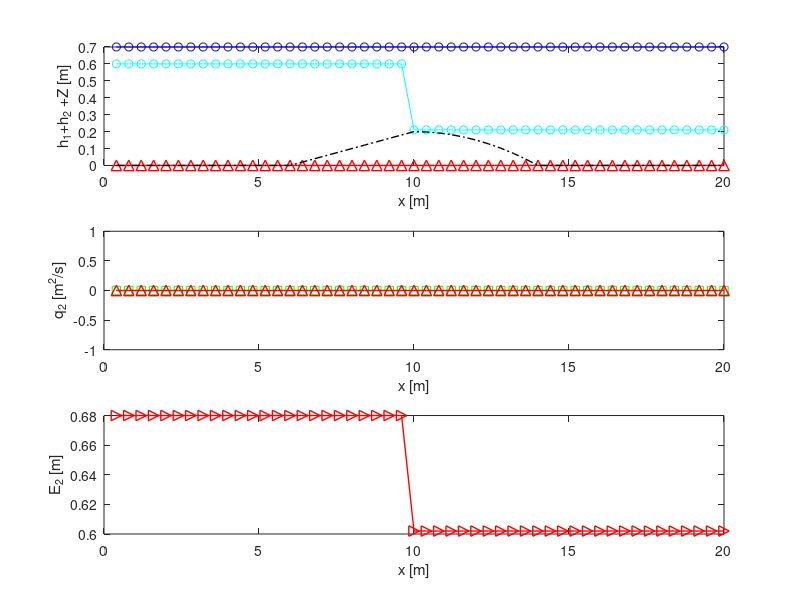

Write the MATLAB code that produced this figure. (Note: this script raises an error after producing the figure.)

%%%%%%%%%%%%%%%%%%%%%%%%%%%%%%%%%%%%%%%%%%%%%%%%%%%%%%%%%%%%%%%%%%%%%%%%%%%%%
% The well-balanced algorithem preserves stationary shockwaves for two-layer
% shallow water equations.

%this is part of a paper titled "preserving stationary discontinuities in
%two-Layer shallow water equations with a novel well-balanced approach".

% majid akbari* 2023.
%* Department of Civil Engineering, University of Sistan and
%Baluchestan, Zahedan, Iran.
%Email: majidakbari@pgs.usb.ac.ir   ORCIDE: 0000-0002-8659-3753 

% the code will be updated soon...
%%%%%%%%%%%%%%%%%%%%%%%%%%%%%%%%%%%%%%%%%%%%%%%%%%%%%%%%%%%%%%%%%%%%%%%%%%%%%

clc
clear;
for kr=1:4 % loop for 4 diffrent density ratio
for kn=1:6 % loop for 6 diffrent mesh sizes

nk=[50 100 200 400 800 3200]; % mesh
rk=[0.8 0.92 0.98 0.99]; % table of density ratio

rr=rk(kr); % density ratio
n = nk(kn)+3; % mesh size

t=0; % start time
a=(n-3)/20;
dx = 1/a; % space interval
g = 9.81; % gravity
CFL=0.5;% courant number

H(1:n+2) = zeros;
U(1:n+2) = zeros; 
Z(1:n+2) = zeros;
Ul1(1:n+2) = zeros;


i=6*a:10*a;
     Z(i+1)=0.05.*((i/a-8+2)); %#ok<SAGROW>
i=10*a:14*a;    
    Z(i+1)=0.2-0.0125.*((i/a-12+2)).^2; %#ok<SAGROW>

% empty matrices
S1(1:n+2) = zeros;c1(1:n+2) = zeros;
S(1:n+2) = zeros;S3(1:n+2) = zeros;
Z1(1:n+2) = zeros;
B(1:n+2) = zeros;M(1:n+2) = zeros;
C(1:n+2) = zeros;J(1:n+2) = zeros;
D(1:n+2) = zeros;L1(1:n+2) = zeros;
E(1:n+2) = zeros;u2(1:n+2) = zeros;S2(1:n+2) = zeros;BB(1:n+2) = zeros;
k(1:n+2) = zeros;Fu1(1:n+2) = zeros;
h1(1:n+2) = zeros;h2(1:n+2) = zeros;

B1(1:n+2) = zeros;C1(1:n+2) = zeros;C2(1:n+2) = zeros;C3(1:n+2) = zeros;
z(1:n+2)=zeros;h(1:n+2)=zeros;L(1:n+2) = zeros;JJ(1:n+2) = zeros;
A(1:n+2)=zeros;h3(1:n+2) = zeros;
P(1:n+2)=zeros;Q(1:n+2)=zeros;DT(1:n+2) = zeros;
C4(1:n+2) = zeros;F2(1:n+2) = zeros;
U1(1:n+2) = zeros;zl1(1:n+2) = zeros;zl(1:n+2) = zeros;
SS(1:n+2) = zeros;
c2(1:n+2)=zeros;z1(1:n+2)=zeros;
SR(1:n+2)=zeros;SRe(1:n+2)=zeros;
SL(1:n+2)=zeros;SLe(1:n+2)=zeros;
X(1:n+2)=zeros;T1(1:n+2)=zeros;Tl11(1:n+2)=zeros;
F(1:n+2) = zeros;
Fu(1:n+2) = zeros;

q1(1:n+2) = zeros;
Fl1p(1:n+2)=zeros;Fl1m(1:n+2) = zeros;q2(1:n+2) = zeros;

hl2(1:n+2)=zeros;hl3(1:n+2) = zeros;
SLe1(1:n+2)=zeros;SLe2(1:n+2)=zeros;SRe2(1:n+2)=zeros;SRe1(1:n+2)=zeros;
Sl1(1:n+2) = zeros;

Fu2(1:n+2)=zeros;

FHpl1(1:n+2)=zeros;
FHml1(1:n+2)=zeros;
FUpl1(1:n+2)=zeros;
FUml1(1:n+2)=zeros;

Fup2(1:n+2)=zeros;
Fum2(1:n+2)=zeros;

Fp(1:n+2)=zeros;
Fm(1:n+2)=zeros;

FHp(1:n+2)=zeros;
FHm(1:n+2)=zeros;
FUp(1:n+2)=zeros;
FUm(1:n+2)=zeros;

% inital dam break
H(1:(n-2)/2)=0.6-Z(1:(n-2)/2);
H((n-2)/2:end)=0.21-Z((n-2)/2:end);% lower layer water height 
Hl1= 0.7-H-Z;% upper layer water height 


if kr==1
 tend=500.0005; 
elseif kr==2   
tend=1500.0005; 
elseif kr==3
tend=2000.0005;
elseif kr==4
tend=4000.0005;
end
tend=1000;
while  t <= tend
   

    v1 = max(abs(Ul1./Hl1) +...
        sqrt(g*(Hl1)));
    v2= max(abs(U./H) +...
        sqrt(g*(rr.*Hl1+H)));

   if t>0
       CFL=0.7;
   end
    
  v = max(v1,v2);
  dt = CFL*(dx/v); % timestep is chosen dynamically
 
   t = t+ dt;

% draw subplot 1
xx=(1:n-3)./a-1.*dx;
if t>0
subplot(3,1,1)

x=(1:n-3)./a;
i=2:n-2;
plot(x,(H(i)+Z(i)),'co-',x,(Hl1(i)+H(i)+Z(i)),'bo-',x,SS(i),'r^-','MarkerSize',7.5,'LineWidth',1.0)

hold on
plot(x,Z(i),'k-.','LineWidth',1.0)

xlabel('x [m]');
ylabel('h_1+h_2 +Z [m]');


hold off

grid off

subplot(3,1,2)

x=(1:n-3)./a;
i=2:n-2;

plot(x,(U(i)),'gs-',x,BB(i),'r^-','MarkerSize',7.5,'LineWidth',1.0)
hold off

xlabel('x [m]');
ylabel('q_2 [m^2/s]');

subplot(3,1,3)
plot(x,(0.5.*1./g.*(U(i)./H(i)).^2+rr.*Hl1(i)+H(i)+Z(i)),'r>-','MarkerSize',7.5,'LineWidth',1.0)

xlabel('x [m]');
ylabel('E_2 [m]');

if t<=dt
hfig1=figure(1);
set(hfig1,'position',[5 5 700 1800])
end
end


drawnow
i = 2:n;

%%%
Fum2(i)=U(i).^2./((H(i)))+0.5.*g.*((H(i)).^2); % layer 2 flux
Fup2(i)=U(i+1).^2./((H(i+1)))+0.5.*g.*((H(i+1)).^2);

Fl1p(i)=Ul1(i+1).^2./((Hl1(i+1)))+0.5.*g.*((Hl1(i+1)).^2); % layer 1 flux
Fl1m(i)=Ul1(i).^2./((Hl1(i)))+0.5.*g.*((Hl1(i)).^2);
%%
%Algorithen to Compute Shock Position
%%%%%%%%%%%%%%%%%%%%
J(i)=0.5.*(Ul1(i+1)+Ul1(i));
q01(i)=J(i).^2./(Hl1(i).*Hl1(i+1));
%%%%%%%%%%%%%%%%%%%%
J(i)=0.5.*(U(i+1)+U(i));
q02(i)=J(i).^2./(H(i).*H(i+1));
%%%%%%%%%%%%%%%%%%%%


B2(i)=0.5.*g.*(H(i)+H(i+1)).*(1-rr).*(H(i+1)-H(i));

J(i)=0.5.*(U(i)+U(i+1));

Fu(i)=(J(i)).^2./H(i)+0.0.*(g.*H(i).^2);
Fu1(i)=(J(i)).^2./H(i+1)+0.0.*(g.*H(i+1).^2);

P(i)=-((Fu1(i)-Fu(i))+B2(i))./(H(i+1)-H(i));

%%%%%%%%%%%%
C0(i)=0.5.*(Hl1(i+1)+Hl1(i));
C01(i)=0.5.*(H(i+1)+H(i));

B02(i)=0.5.*g.*(H(i)+H(i+1)).*rr.*(Hl1(i+1)-Hl1(i));

B01(i)=0.5.*g.*(Hl1(i)+Hl1(i+1)).*(H(i+1)-H(i));

Sl1s(i)=(1.*-g.*(0.5.*Hl1(i+1)+0.5.*Hl1(i)).*(Z(i+1)-Z(i))+(q01(i)-g.*C0(i)).*(Hl1(i+1)-Hl1(i)));

S2s(i)=(1.*-g.*(0.5.*H(i)+0.5.*H(i+1)).*(Z(i+1)-Z(i))-g.*0.5.*(H(i)+H(i+1)).*rr.*(Hl1(i+1)-Hl1(i)));

%%%%%%%%%%%%%%%%%%%%%% TLSWES  %%%%%%%%%%%%%%%%%%%%%%%%%
%%%%%%%%%%%%%%%%%%%%%% layer 1 %%%%%%%%%%%%%%%%%%%%%%%%%

Q1(i)=-(q01(i)-g.*C0(i)).*(Hl1(i+1)-Hl1(i));

F21(i)=(Q1(i))./(Hl1(i+1)-Hl1(i));

Q2(i)=-(q02(i)-g.*C01(i)).*(H(i+1)-H(i));

F42(i)=(Q2(i)-S2s(i))./(H(i+1)-H(i));

F22(i)=(+B01(i)-Sl1s(i))./(H(i+1)-H(i));

F41(i)=(+B02(i))./(Hl1(i+1)-Hl1(i));

P(i)=-(F21(i).*F42(i)-F22(i).*F41(i));
P(isinf(P))=0;
P(isnan(P))=0;

h(i)=H(i-1);
h1(i)=H(i-1);
h2(i)=H(i+1);

C1(i)=(P(i-1));
C2(i)=(P(i));
C3(i)=(P(i+1));

Q1(i)=-(q01(i)-g.*C0(i)).*(Hl1(i+1)-Hl1(i));

F21(i)=(Q1(i))./(Hl1(i+1)-Hl1(i));

Q2(i)=-(q02(i)-g.*C01(i)).*(H(i+1)-H(i));

F42(i)=(Q2(i))./(H(i+1)-H(i));

F22(i)=(+B01(i))./(H(i+1)-H(i));

F41(i)=(+B02(i))./(Hl1(i+1)-Hl1(i));

P(i)=-(F21(i).*F42(i)-F22(i).*F41(i));
P(isinf(P))=0;
P(isnan(P))=0;
C(i)=(P(i-1));
F(i)=(C(i-1));
C4(i)=(P(i+1));

%%% shock position
J(i)=min(C(i),max(P(i),C2(i)));
JJ(i)=min(F(i),max(C(i),C1(i)));

ttS=find(JJ>0 & J<0);

%%
Fr1=H;
Fr2=H;
G=H;G1=H;
G2=H;G3=H;
c2(i)=(1-rr).*(g.*H(i)); %layer 2

c1(i)=(1-rr).*(Hl1(i).*g); %layer 1

Fr1(i)=(Ul1(i)./Hl1(i)).^2./c1(i); %layer 1

Fr2(i)=(U(i)./H(i)).^2./c2(i);%layer 2

G(i)=-(Fr1(i)+Fr2(i)-(1-rr).*Fr1(i).*Fr2(i)-1);
c2(i)=(g.*H(i)); %layer 2

c1(i)=(Hl1(i).*g); %layer 1

G(i)=((U(i)./H(i)).^2-c2(i)).*((Ul1(i)./Hl1(i)).^2-c1(i))-g.^2.*H(i).*Hl1(i).*rr;
G1(i)=G(i+1);
%%
h(i)=Hl1(i+1);
ttY1=find(C>0 & P<0 & H>h2);
ttY2=find(P>0 & C4<0 & H<h2);

ttC1=find(C>0 & P<0);
ttC2=find(P>0 & C4<0);
ttC10=find(JJ>0 & J<0);
ttC20=find(C2>0 & C3<0);

tE1=find(C>0 & P<0  & H<h2);% selective energy balanced
tE2=find(P>0 & C4<0 & H<h2);% selective energy balanced

h(i)=H(i+2);

tYY1=find(C1>0 & J<0);
tYY2=find(J>0 & C3<0);
tYY10=find(C>0 & P<0);
tYY20=find(P>0 & C4<0);

tef=find(G>0 & G1<0 & h1>h2); % critical point-entropy fix

ttY=[ttY2 ttY1];
ttC=[ttC2,ttC1,ttC20,ttS];
tE=[tE1,tE2];
tYY=[tYY1,tYY2,tYY10,tYY20];

ttD=ttY;

SS(:)=nan;
BB(:)=nan;


if t>0
  %shock pos  
disp("Xs=");disp(xx(ttS))  
H(ttS)+Z(ttS)

SS(ttS)=H(ttS)+Z(ttS);
BB(ttS)=U(ttS);
end


FD=H;
FD(i)=1;
FD(ttC)=0;

FE=H;
FE(i)=1;
FE(tE)=0; % selective energy balanced

FC(i)=1; %#ok<*SAGROW> 
FC(tef)=0; %entropy fix
%%
% algorithem to compute the direction of internal shock

%%%%%%%%%%%%%%%%%%%%
J(i)=0.5.*(Ul1(i+1)+Ul1(i-1));
qf1(i)=J(i).^2./(Hl1(i-1).*Hl1(i+1));
%%%%%%%%%%%%%%%%%%%%
J(i)=0.5.*(U(i+1)+U(i-1));
qf2(i)=J(i).^2./(H(i-1).*H(i+1));
%%%%%%%%%%%%%%%%%%%%

C(i)=0.5.*(Hl1(i+1)+Hl1(i-1));

C1(i)=0.5.*(H(i+1)+H(i-1));

Q1(i)=qf1(i)-(-g.*C(i)).*(Hl1(i+1)-Hl1(i-1));

Q10(i)=-(qf1(i)-g.*C(i)).*(Hl1(i+1)-Hl1(i-1));

Q2(i)=-(qf2(i)-g.*C1(i)).*(H(i+1)-H(i-1));

B2(i)=0.5.*g.*(H(i-1)+H(i+1)).*rr.*(Hl1(i+1)-Hl1(i-1));


Sl1s(i)=-g.*0.5.*(Hl1(i+1)+Hl1(i-1)).*(Z(i+1)-Z(i-1));

B1(i)=0.5.*g.*(Hl1(i+1)+Hl1(i-1)).*(H(i+1)-H(i-1))-Sl1s(i);

D(i)=(0.5.*(Ul1(i+1)+Ul1(i-1))-0.25.*(Hl1(i+1)+Hl1(i-1)).*(0.5.*(Ul1(i+1)+Ul1(i-1))./Hl1(i+1)+0.5.*(Ul1(i+1)+Ul1(i-1))./Hl1(i-1))).*(0.5.*(Ul1(i+1)+Ul1(i-1))./(Hl1(i+1))-0.5.*(Ul1(i+1)+Ul1(i-1))./(Hl1(i-1)));


S2s(i)=-g.*0.5.*(H(i+1)+H(i-1)).*(Z(i+1)-Z(i-1));

B1E(i)=B1(i)-D(i);
%%%%%%%%%%%%%%%%%%%%%%%%%%%%%%%
F21s(i)=(Q10(i)-D(i))./(Hl1(i+1)-Hl1(i-1));

F42s(i)=(Q2(i)+B2(i)-S2s(i))./(H(i+1)-H(i-1));

F22s(i)=(Q10(i)+B1E(i))./(H(i+1)-H(i-1));

F41s(i)=B2(i)./(Hl1(i+1)-Hl1(i-1));
%%%%%%%%%%% Shock Direction %%%%%%%%%%
J(i)=(-(F21s(i).*F42s(i)-F22s(i).*F41s(i)));
X(:)=J(:);
X(J>0)=0;
X(J<0)=1;

J(i)=X(i);

z1(:)=Z(:);
z(:)=Z(:);
zl1=Z;
zl=Z;
h2=H;
h3=H;
hl2=Hl1;
hl3=Hl1;
hl02=Hl1;
hl03=Hl1;

h1(:)=H(:);
hl01(:)=Hl1(:);
Z1(:)=Z(:);

j=ttS; % shock postion (left or right jump state)

Z1(j)=J(j).*Z(j-1)+(1-J(j)).*Z(j+1);% Moving fixes

z1(j)=J(j).*Z(j)+(1-J(j)).*Z(j+1);% stationary fixes
z(j)=J(j).*Z(j-1)+(1-J(j)).*Z(j);% stationary fixes

h1(j)=J(j).*H(j-1)+(1-J(j)).*H(j+1);% Moving fixes

h2(j)=J(j).*H(j)+(1-J(j)).*H(j+1);% stationary fixes
h3(j)=J(j).*H(j-1)+(1-J(j)).*H(j);% stationary fixes

hl01(j)=J(j).*Hl1(j-1)+(1-J(j)).*Hl1(j+1); % Moving fixes
hl02(j)=J(j).*Hl1(j)+(1-J(j)).*Hl1(j+1);% stationary fixes
hl03(j)=J(j).*Hl1(j-1)+(1-J(j)).*Hl1(j);% stationary fixes
%%
% reconstructing the lower layer momentum equation and its non-conservative products.
%%%%%%%%%%%%%%   TLSWEs fixer

Fu(i)=((U(i).^2)./h2(i))+0.5.*g.*(h2(i)).^2;
Fu1(i)=((U(i).^2)./h3(i))+0.5.*g.*(h3(i)).^2;

T2(i)=Fu1(i+1)-Fu(i);

Fu(i)=((U(i).^2)./h1(i))+0.5.*g.*(h1(i)).^2;
Fu1(i)=((U(i).^2)./h1(i))+0.5.*g.*(h1(i)).^2;

T1(i)=Fu1(i+1)-Fu(i);

Fu(i)=((U(i).^2)./h1(i))+0.5.*g.*((h1(i)).^2);

%%%% source term layer2
S2s(i)=-g.*0.5.*(h3(i+1)+h2(i)).*(z(i+1)-z1(i));

E(i)=Z(i+1)-Z(i);
E(E>0)=1;
E(E<0)=0;

S3(i)=(-g.*((1-E(i)).*(h3(i+1))+(E(i)).*(h2(i))-abs(z(i+1)-z1(i))./2).*(z(i+1)-z1(i)));

D(i)=(0.5.*(U(i+1)+U(i))-0.25.*(h3(i+1)+h2(i)).*(U(i+1)./h3(i+1)+U(i)./h2(i))).*(0.5.*(U(i+1)+U(i))./(h3(i+1))-0.5.*(U(i+1)+U(i))./(h2(i)));
D(isnan(D))=1;
D(isinf(D))=1;
D(D<0.0)=0;
D(D>1)=1;

S2(ttY)=S2s(ttY);
S2(i)=-g.*0.5.*(h3(i+1)+h2(i)).*(z(i+1)-z1(i));
S2m(i)=-g.*0.5.*(h2(i)+h2(i)).*(z(i+1)-z1(i));
S2p(i)=-g.*0.5.*(h3(i+1)+h3(i+1)).*(z(i+1)-z1(i));

S1(i)=-g.*0.5.*(h1(i+1)+h1(i)).*(Z1(i+1)-Z1(i));


S1p(i)=-g.*0.5.*(h1(i+1)+h1(i+1)).*(Z1(i+1)-Z1(i));
S1m(i)=-g.*0.5.*(h1(i)+h1(i)).*(Z1(i+1)-Z1(i));
%%%%%%

Fu1(i)=(Ul1(i).^2./hl2(i))+0.5.*g.*((hl2(i)).^2);
Fu2(i)=(Ul1(i).^2./hl3(i))+0.5.*g.*((hl3(i)).^2);
Tl11(i)=Fu2(i+1)-Fu1(i);
%%
%%%% selectve energy balanced sourcer term  layer 1
Sl1s(i)=-g.*0.5.*(hl3(i+1)+hl2(i)).*(zl(i+1)-zl1(i));

E(i)=Z(i+1)-Z(i);
E(E>0)=1;
E(E<0)=0;

S3(i)=(-g.*((1-E(i)).*(hl3(i+1))+(E(i)).*(hl2(i))-abs(zl(i+1)-zl1(i))./2).*(zl(i+1)-zl1(i)));
D(i)=(0.5.*(Ul1(i+1)+Ul1(i))-0.25.*(hl3(i+1)+hl2(i)).*(U(i+1)./h3(i+1)+Ul1(i)./hl2(i))).*(0.5.*(Ul1(i+1)+Ul1(i))./(hl3(i+1))-0.5.*(Ul1(i+1)+Ul1(i))./(hl2(i)))./(S3(i)-Sl1(i));


Sl1(ttY)=Sl1s(ttY);
Sl1(i)=-g.*0.5.*(hl3(i+1)+hl2(i)).*(zl(i+1)-zl1(i));
Sl1m(i)=-g.*0.5.*(hl3(i)+hl2(i)).*(zl(i+1)-zl1(i));
Sl1p(i)=-g.*0.5.*(hl3(i+1)+hl2(i+1)).*(zl(i+1)-zl1(i));
%%%%%

%%%%%%%%%%%%%%
D(i)=(0.5.*(U(i+1)+U(i))).^2.*(1./h1(i+1)-1./h1(i))-(0.5.*(h1(i+1)+h1(i))).*(0.5.*(U(i+1)+U(i))).^2.*(1./(2.*h1(i+1).^2)-1./(2.*h1(i).^2));
B21(i)=0.5.*g.*(h1(i+1)+h1(i)).*rr.*(hl01(i+1)-hl01(i))-0.*D(i);
B21e(i)=(0.5.*g.*(h1(i)+h1(i+1)).*rr.*(hl01(i+1)-hl01(i)))-S1(i)-0.*D(i);
B21p(i)=(0.5.*g.*(h1(i+1)+h1(i+1)).*rr.*(hl01(i+1)-hl01(i)))-S1p(i);

B21m(i)=(0.5.*g.*(h1(i)+h1(i)).*rr.*(hl01(i+1)-hl01(i)))-S1m(i);

D(i)=(-D(i)+B21e(i)-B21m(i))./(B21p(i)-B21m(i));
D(isnan(D))=0;
D(isinf(D))=0;
D(D<0.0)=0;
D(D>1)=1;

B21e(i)=FE(i).*((1-D(i)).*B21m(i)+D(i).*B21p(i))+(1-FE(i)).*B21e(i);

D(i)=(0.5.*(U(i+1)+U(i))).^2.*(1./h3(i+1)-1./h2(i))-(0.5.*(h3(i+1)+h2(i))).*(0.5.*(U(i+1)+U(i))).^2.*(1./(2.*h3(i+1).^2)-1./(2.*h2(i).^2));

D(ttD)=0;


B2(i)=0.5.*g.*(h3(i+1)+h2(i)).*rr.*(hl03(i+1)-hl02(i))+0.*D(i);
B2e(i)=(0.5.*g.*(h3(i+1)+h2(i)).*rr.*(hl03(i+1)-hl02(i)))-S2(i)-0.*D(i);
B2p(i)=(0.5.*g.*(h3(i+1)+h3(i+1)).*rr.*(hl03(i+1)-hl02(i)))-S2p(i);
B2m(i)=(0.5.*g.*(h2(i)+h2(i)).*rr.*(hl03(i+1)-hl02(i)))-S2m(i);

D(i)=(-D(i)+B2e(i)-B2m(i))./(B2p(i)-B2m(i));
D(isnan(D))=0;
D(isinf(D))=0;
D(D<0.0)=0;
D(D>1)=1;

B2e(i)=FE(i).*((1-D(i)).*B2m(i)+D(i).*B2p(i))+(1-FE(i)).*B2e(i);

%%%% selectve energy balanced sourcer term  layer 1
D(i)=(0.5.*(Ul1(i+1)+Ul1(i))-0.25.*(hl3(i+1)+hl2(i)).*(0.5.*(Ul1(i)+Ul1(i+1))./hl3(i+1)+0.5.*(Ul1(i+1)+Ul1(i))./hl2(i))).*(0.5.*(Ul1(i+1)+Ul1(i))./(hl3(i+1))-0.5.*(Ul1(i+1)+Ul1(i))./(hl2(i)));


B1(i)=0.5.*g.*(hl3(i+1)+hl2(i)).*(H(i+1)-H(i))+0.*D(i);
Sl1(i)=-g.*0.5.*(hl3(i+1)+hl2(i)).*(zl(i+1)-zl1(i));
B1e(i)=(0.5.*g.*(hl3(i+1)+hl2(i)).*(H(i+1)-H(i)))-Sl1(i)-0.*D(i);
B1p(i)=(0.5.*g.*(hl3(i+1)+hl2(i+1)).*(H(i+1)-H(i)))-Sl1p(i);
B1m(i)=(0.5.*g.*(hl3(i)+hl2(i)).*(H(i+1)-H(i)))-Sl1m(i);

D(i)=(-D(i)+B1e(i)-B1m(i))./(B1p(i)-B1m(i));
D(isnan(D))=1;
D(isinf(D))=1;
D(D<0.0)=0;
D(D>1)=1;


B1e(i)=((1-D(i)).*B1m(i)+D(i).*B1p(i));


%%
% numerical viscosity term controler
%%%%%%%%%%%%%%%%%%%%
J(i)=0.5.*(Ul1(i+1)+Ul1(i));
q1(i)=J(i).^2./(hl2(i).*hl3(i+1));
%%%%%%%%%%%%%%%%%%%%
J(i)=0.5.*(U(i+1)+U(i));
q2(i)=J(i).^2./(h2(i).*h3(i+1));
%%%%%%%%%%%%%%%%%%%%
J(i)=0.5.*(U(i+1)+U(i));
q21(i)=J(i).^2./(h1(i).*h1(i+1));
%%%%%%%%%%%%%%%%%%%%
J(i)=0.5.*(Ul1(i+1)+Ul1(i));
q01(i)=J(i).^2./(Hl1(i).*Hl1(i+1));
%%%%%%%%%%%%%%%%%%%%
J(i)=0.5.*(U(i+1)+U(i));
q02(i)=J(i).^2./(H(i).*H(i+1));
%%%%%%%%%%%%%%%%%%%%

B02(i)=0.5.*g.*(H(i)+H(i+1)).*rr.*(Hl1(i+1)-Hl1(i));

B01(i)=0.5.*g.*(Hl1(i)+Hl1(i+1)).*(H(i+1)-H(i));

C(i)=0.5.*(hl3(i+1)+hl2(i));

C1(i)=0.5.*(h3(i+1)+h2(i));

C21(i)=0.5.*(h1(i+1)+h1(i));


FD(i)=1;
FD(tYY)=0;
%%%%%%%%%%%%%%%%%%%%%% TLSWES  %%%%%%%%%%%%%%%%%%%%%%%%%
%%%%%%%%%%%%%%%%%%%%%% layer 1 %%%%%%%%%%%%%%%%%%%%%%%%%
Q01(i)=-(q01(i)-g.*C0(i)).*(Hl1(i+1)-Hl1(i));
Q02(i)=-(q02(i)-g.*C01(i)).*(H(i+1)-H(i));

Q2(i)=-(q21(i)-g.*C21(i)).*(h1(i+1)-h1(i));

F21(i)=Q01(i);

F42(i)=Q02(i);

F22(i)=+B01(i);

F41(i)=+B21(i);

Q1(i)=-(q1(i)-g.*C(i)).*(hl3(i+1)-hl2(i));
Q2(i)=-(q02(i)-g.*C01(i)).*(h1(i+1)-h1(i));


Q01(i)=-(q1(i)-g.*C(i)).*(H(i+1)-H(i)+Z(i+1)-Z(i));

F21(i)=FD(i).*Q1(i)+(1-FD(i)).*Q1(i);

F42(i)=Q02(i);

F22(i)=B01(i);

F21z(i)=FD(i).*Q1(i)+(1-FD(i)).*Q1(i);

F22z(i)=FD(i).*B01(i)+(1-FD(i)).*B01(i);

F41(i)=B02(i);

Q2(i)=-(q21(i)-g.*C21(i)).*(h1(i+1)-h1(i));

B210(i)=-0.5.*g.*(h1(i+1)+h1(i)).*rr.*(hl01(i+1)-hl01(i));

B210(i)=-0.5.*g.*(h1(i+1)+h1(i)).*rr.*(h1(i+1)-h1(i)+Z1(i+1)-Z1(i));

%%%%%%%%%%%%%%%%%%%%%%%%%%%%%%%%%%%%%%%%%
Q1(i)=-(q1(i)-g.*C(i)).*(hl3(i+1)-hl2(i));
Q2(i)=-(q2(i)-g.*C1(i)).*(h3(i+1)-h2(i));

F42s=H;
F21s=H;

F21s(i)=Q1(i);
F42s(i)=Q2(i)+B2e(i);
F22s(i)=Q1(i)+B1e(i);
F41s(i)=B2(i);

FS=F;
FS(i)=F21s(i).*F42s(i)-F22s(i).*F41s(i);

FS2(i)=F21(i).*F42(i)-F22(i).*F41(i);

F21s(i)=Q1(i);

F42s(i)=Q2(i)+B2e(i);

F22s(i)=Q1(i)+B1e(i);

F41s(i)=B2(i);

FS3=F;
FS3(i)=FS(i)./FS2(i);
FS3(isinf(FS3))=0;
FS3(isnan(FS3))=0;
%%%%%%%%%%%%%%%%%%%%%

%%%%%%%%%%%%%%%%%%%%%%%%%%%%%%%%%%%%%%%%%
Q1(i)=-(q1(i)-g.*C(i)).*(hl3(i+1)-hl2(i));
Q2(i)=-(q21(i)-g.*C21(i)).*(h1(i+1)-h1(i));

F21s(i)=(Q1(i)+0.*B1(i)-0.*Sl1(i));

F42s(i)=(Q2(i)+B21e(i));

F22s(i)=(Q1(i)+B1e(i));

F41s(i)=(0.*Q2(i)+B21(i)+0.*S1(i));


FS(i)=F21s(i).*F42s(i)-F22s(i).*F41s(i);
FS2(i)=F21(i).*F42(i)-F22(i).*F41(i);
FS31=F;
FS31(i)=FS(i)./FS2(i);
FS31(isinf(FS31))=0;
FS31(isnan(FS31))=0;
%%%%%%%%%%%%%%%%%%%%%% MLSWEs
%%%%%%%%%%%%%%%%%%%%%% layer 2

Q1(i)=-(q1(i)-g.*C(i)).*(hl3(i+1)-hl2(i));
Q2(i)=-(q2(i)-g.*C1(i)).*(h3(i+1)-h2(i));


F21s(i)=(Q1(i)+B1e(i));

F42s(i)=(Q2(i)+0.*B2(i)-0.*S2(i));

F22s(i)=(0.*Q1(i)+B1(i)-0.*Sl1(i));

F41s(i)=(Q2(i)+B2e(i));

FS(i)=F21s(i).*F42s(i)-F22s(i).*F41s(i);
FS2(i)=F21(i).*F42(i)-F22(i).*F41(i);

F21s(i)=(Q1(i)+B1e(i));

F42s(i)=(Q2(i));

F22s(i)=(+B1(i));

F41s(i)=(Q2(i)+B2e(i));

FS4=F;
FS4(i)=FS(i)./FS2(i);
FS4(isinf(FS4))=0;
FS4(isnan(FS4))=0;
%%%%%%%%%%%%%%%%%%%%%% MLSWEs
%%%%%%%%%%%%%%%%%%%%%% layer 2
Q1(i)=-(q1(i)-g.*C(i)).*(hl3(i+1)-hl2(i));
Q2(i)=-(q21(i)-g.*C21(i)).*(h1(i+1)-h1(i));


F21s(i)=(Q1(i)+(B1e(i)));

F42s(i)=(Q2(i)+0.*B21(i)-0.*S1(i));

F22s(i)=(0.*Q1(i)+(B1(i))-0.*Sl1(i));

F41s(i)=(Q2(i)+(B21(i))-S1(i));

FS(i)=F21s(i).*F42s(i)-F22s(i).*F41s(i);

FS2(i)=F21(i).*F42(i)-F22(i).*F41(i);
FS41=F;
FS41(i)=FS(i)./(FS2(i));
FS41(isinf(FS41))=0;
FS41(isnan(FS41))=0;
%%%%%%%%%%%%%%%%%%%%%%%%%%%%%%%%
%% 
% weighted technique- blending moving and stationary shockwave fixes.
%%%%%%%%%%%%%%%%%
J1(i)=(g./2*(h1(i)./h1(i+1)-h1(i+1)./h1(i)).*(h1(i)-h1(i+1))+0.*g./2.*(h1(i+1)+h1(i))./(h1(i+1).*h1(i)).*(Z1(i)-Z1(i+1)).*(h1(i)-h1(i+1))+...
    -1./(h1(i+1).*h1(i)).*B21e(i).*(h1(i)-h1(i+1)));

ST1(i)=(U(i)./h1(i).*h1(i+1)-sqrt(J1(i)).*h1(i+1));

aj=find(J1<0);

ST1(aj)=U(aj+1); %#ok<*FNDSB> 

if t<inf
u2(i)=ST1(i);
end

B21(i)=0.5.*g.*(h1(i+1)+h1(i)).*rr.*(hl01(i+1)-hl01(i));

B21E(i)=0.5.*g.*(h1(i+1)+h1(i)).*rr.*(h1(i)-h1(i+1)+Z1(i)-Z1(i+1));


B2(i)=0.5.*g.*(h3(i+1)+h2(i)).*rr.*(hl03(i+1)-hl02(i));

B1(i)=0.5.*g.*(hl3(i+1)+hl2(i)).*(H(i+1)-H(i));


Fp(i)=u2(i).^2./h1(i+1)+0.5.*g.*h1(i+1).^2;

Fm(i)=U(i).^2./h1(i)+0.5.*g.*h1(i).^2;

k42(i)=(Fp(i)-Fm(i)+B21e(i));

k22(i)=(Tl11(i)-Sl1(i)+B1(i));

k21(i)=Tl11(i);

k41(i)=B21(i);

k(i)=-(k42(i).*k21(i)-k22(i).*k41(i));

k42d(i)=(T2(i)+B2e(i));

k42c(i)=(T1(i)+B21e(i));

DT(i)=(k42d(i)-k42(i))./(k42d(i)-k42c(i));
DT(isnan(DT))=0;
DT(isinf(DT))=0;
DT(DT<0)=0;
DT(DT>1)=1;

F1=F2;
Tfs(i)=(1-DT(i)).*(T2(i)+B2e(i))+DT(i).*(T1(i)+B21e(i));
F2(i)=(1-DT(i)).*FS3(i)+DT(i).*FS31(i);
F1(i)=(1-DT(i)).*FS4(i)+DT(i).*FS41(i);

F1s=H;
F2s(i)=(1-DT(i)).*FS3(i)+DT(i).*0;
F1s(i)=(1-DT(i)).*FS4(i)+DT(i).*0;

FF(i)=1;
FF(ttY)=0;

G2(i)=Hl1(i+1)-Hl1(i);

G1(i)=H(i+1)-H(i);


FU=H*0+1;

FD(i)=1;
FD(ttC)=0;  
D(i)=1;
D(G2<0 | G1>0)=0;

M(i)=0;
F(i)=min(F1(i-1),F2(i-1));

G(i)=max(min((H(i+1)-H(i))./(H(i+2)-H(i)),1),0);

G1(i)=max(min((Hl1(i+1)-Hl1(i))./(Hl1(i+2)-Hl1(i)),1),0);

M(i)=(1-max(G(i),G1(i))).*F(i);

     FU(i)=((1-FF(i)).*D(i-1).*M(i)+FF(i));

   F2(i)=((1-FF(i)).*D(i-1).*min(F2(i),M(i))+FF(i).*(FD(i).*F2(i)+(1-FD(i)).*F2s(i)));

   F1(i)=((1-FF(i)).*D(i-1).*min(F1(i),M(i))+FF(i).*(FD(i).*F1(i)+(1-FD(i)).*F1s(i)));


  F2(i)=(1-FC(i)).*max(F2(i+1),F2(i))+FC(i).*F2(i);

  F1(i)=(1-FC(i)).*max(F1(i+1),F1(i))+FC(i).*F1(i);
%%
% numerical viscosity fixes
F1(i)=(max(0,min(F1(i),1)));
F2(i)=(max(0,min(F2(i),1)));
FU(i)=(max(0,min(FU(i),1)));

%%
% implementing Energy-balanced HLL scheme
%%%%%%%%%%%%%%%%%%%%%%%%% HLL-MSF solver %%%%%%%%%%%%%%%%%%%%%%%%

% layer 2
C1(i)=(F2(i).*(H(i+1)-H(i)));

c2(i)=sqrt((H(i)+rr*Hl1(i)).*g); %layer 2

c1(i)=sqrt(Hl1(i).*g); %layer 1

SRe1(i)=max(Ul1(i+1)./Hl1(i+1)+c1(i+1),Ul1(i)./Hl1(i)+c1(i)); %wave bounds
SLe1(i)=min(Ul1(i+1)./Hl1(i+1)-c1(i+1),Ul1(i)./Hl1(i)-c1(i));

SRe2(i)=max(U(i+1)./H(i+1)+c2(i+1),U(i)./H(i)+c2(i)); %wave bounds
SLe2(i)=min(U(i+1)./H(i+1)-c2(i+1),U(i)./H(i)-c2(i));

SRe(i)=max(0,max(SRe2(i),SRe1(i)));

SLe(i)=min(0,min(SLe2(i),SLe1(i)));

X(i)=(SLe(i).*SRe(i)).*(C1(i));
FHm(i)=(-SRe(i).*(U(i+1)-U(i))+X(i))./(SRe(i)-SLe(i));% HLL layer 2
FHp(i)=(-SLe(i).*(U(i+1)-U(i))+X(i))./(SRe(i)-SLe(i));

X(i)=SLe(i).*SRe(i).*(U(i+1)-U(i));

FUm(i)=(-SRe(i).*(Tfs(i))+X(i))./(SRe(i)-SLe(i)); % HLL layer 2
FUp(i)=(-SLe(i).*(Tfs(i))+X(i))./(SRe(i)-SLe(i));

%%
% Updating Solution layer 2
H(i)=H(i)+dt.*(-1./(dx).*(FHp(i)-FHm(i-1)));
U(i)=U(i)+dt.*(-1./(dx).*(FUp(i)-FUm(i-1)));

%%
C1(i)=max(F1(i),F1(i)).*(Hl1(i+1)-Hl1(i));

X(i)=-(SR(i).*(C1(i)));

FHpl1(i)=(0.*(Ul1(i+1)+Ul1(i))+X(i))./(2);
FHml1(i)=(0.*(Ul1(i+1)+Ul1(i))+X(i))./(2);


X(i)=-SR(i).*(Ul1(i+1)-Ul1(i));

FUpl1(i)=(0+X(i))./(2);
FUml1(i)=(0+X(i))./(2);

Q(i)=Ul1(i+1)-Ul1(i);

L1(i)=(((0.5).*Q(i-1)+(0.5).*Q(i)));


L(i)=0.5.*(Tl11(i)+Tl11(i-1));

S(i)=0.5.*(Sl1(i)+Sl1(i-1));

B(i)=0.5.*(B1(i)+B1(i-1));


   X(i)=(SLe(i).*SRe(i)).*(C1(i));
FHpl1(i)=(-SRe(i).*(Ul1(i+1)-Ul1(i))+X(i))./(SRe(i)-SLe(i));%HLL
FHml1(i)=(-SLe(i).*(Ul1(i+1)-Ul1(i))+X(i))./(SRe(i)-SLe(i));

X(i)=SLe(i).*SRe(i).*FU(i).*(Ul1(i+1)-Ul1(i));

FUpl1(i)=(-SRe(i).*(Tl11(i)+B1e(i))+X(i))./(SRe(i)-SLe(i)); %HLL
FUml1(i)=(-SLe(i).*(Tl11(i)+B1e(i))+X(i))./(SRe(i)-SLe(i));

%%
% Updating Solution - layer 2
Hl1(i)=Hl1(i)+dt.*(-1./(dx).*((FHpl1(i)-FHml1(i-1))));
Ul1(i)=Ul1(i)+dt.*(-1./(dx).*((FUpl1(i)-FUml1(i-1))));
%%

% Impose Boundary Condition
H(1) = H(2);
U(1) = U(2);

Hl1(1) = Hl1(2);
Ul1(1) = Ul1(2);

H(n-1:n+2) =H(n-2);             
Hl1(n-1:n+2) = Hl1(n-2);
U(n-1:n+2) = U(n-2);
Ul1(n-1:n+2) = Ul1(n-2);



disp("t=");disp(t)
disp("density ratio=");disp(rr)

end
clearvars -except kr kn
end
end